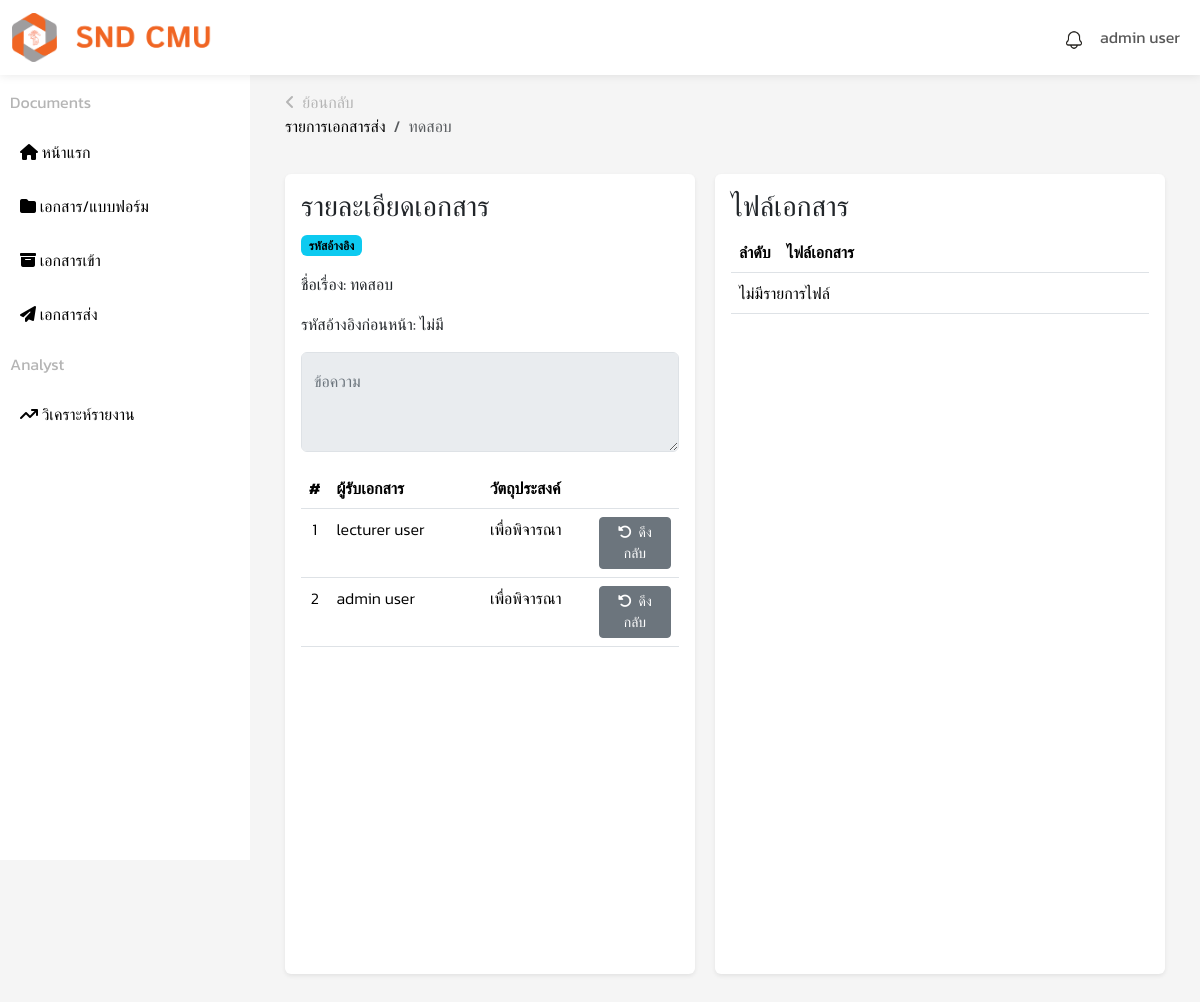
Page /pages/submission/detail.php?submission_id=4 (signed in) on the committed database.
### tables this page shows
CREATE TABLE `users` (
  `user_id` int(11) NOT NULL,
  `prefix` varchar(50) NOT NULL,
  `upassword` varchar(255) NOT NULL,
  `firstname` varchar(100) NOT NULL,
  `lastname` varchar(100) NOT NULL,
  `position` varchar(100) NOT NULL,
  `email` varchar(100) NOT NULL,
  `role` enum('staff','lecturer','admin') NOT NULL,
  `status` varchar(1) NOT NULL DEFAULT '1',
  `created_at` timestamp NOT NULL DEFAULT current_timestamp()
);

CREATE TABLE `document_submission` (
  `submission_id` int(11) NOT NULL,
  `sender_id` int(11) DEFAULT NULL,
  `purpose_id` int(11) DEFAULT NULL,
  `document_code` varchar(50) NOT NULL,
  `status` enum('submitted','revision','cancel') DEFAULT NULL,
  `name` varchar(255) DEFAULT NULL,
  `remark` text DEFAULT NULL,
  `urgency` tinyint(1) NOT NULL DEFAULT 0,
  `previous_refcode` varchar(50) DEFAULT NULL,
  `created_at` timestamp NOT NULL DEFAULT current_timestamp(),
  `updated_at` timestamp NOT NULL DEFAULT current_timestamp() ON UPDATE current_timestamp()
);

CREATE TABLE `document_recipient` (
  `recipient_id` int(11) NOT NULL,
  `submission_id` int(11) DEFAULT NULL,
  `receiver_id` int(11) DEFAULT NULL,
  `department_id` int(11) DEFAULT NULL,
  `created_at` timestamp NOT NULL DEFAULT current_timestamp(),
  `status` enum('pending','read','removed','revision','completed') DEFAULT 'pending',
  `revision_reason` text DEFAULT NULL
);

CREATE TABLE `purposes` (
  `purpose_id` int(11) NOT NULL,
  `purpose_name` varchar(100) NOT NULL
);

### config/func.php (called while the page is built, shortened)
<?php
function fetch_user($conn, $user_id) {
    $query = "SELECT prefix, firstname, lastname FROM users WHERE user_id = ? LIMIT 1";
    $stmt = $conn->prepare($query);
    $stmt->bind_param("s", $user_id);
    $stmt->execute();
    $result = $stmt->get_result();
    if ($result->num_rows > 0) {
        return $result->fetch_assoc();
    } else {
        return null;
    }
}
function fetch_recDetail($conn, $submission_id) {
    $sql = "SELECT u.firstname, u.lastname, u.prefix, d.department_name, ds.purpose_id, p.purpose_name, dr.status, dr.receiver_id, dr.department_id
            FROM document_recipient dr
            LEFT JOIN users u ON dr.receiver_id = u.user_id
            LEFT JOIN departments d ON dr.department_id = d.department_id
            LEFT JOIN document_submission ds ON dr.submission_id = ds.submission_id
            LEFT JOIN purposes p ON ds.purpose_id = p.purpose_id
            WHERE dr.submission_id = ?";
    $stmt = $conn->prepare($sql);
    $stmt->bind_param("i", $submission_id);
    $stmt->execute();
    return $stmt->get_result();
}
function fetch_fileDetail($conn, $submission_id) {
    $sql = "SELECT file_id, file_path FROM document_files WHERE submission_id = ?";
    $stmt = $conn->prepare($sql);
    $stmt->bind_param("i", $submission_id);
    $stmt->execute();
    return $stmt->get_result();
}
?>

### pages/submission/detail.php (the view, shortened to what this page needs)
<?php
include '../../config/func.php';
if (isset($_GET['submission_id'])) {
    $id = $_GET['submission_id'];
    $sql = "SELECT * FROM document_submission WHERE submission_id = ?";
    $stmt = mysqli_prepare($conn, $sql);
    mysqli_stmt_bind_param($stmt, "i", $id);
    mysqli_stmt_execute($stmt);
    $result = mysqli_stmt_get_result($stmt);
    if (mysqli_num_rows($result) == 1) {
        $doc = mysqli_fetch_assoc($result);
    } else {
        echo "No data found";
        exit;
    }
} else {
    echo "Invalid request";
    exit;
}
$submission_id = $doc['submission_id'];
$user_id = $_SESSION['user_id'];
$data = fetch_user($conn, $user_id);
?>
<!DOCTYPE html>
<html lang="en">
<head>
    <link rel="stylesheet" href="../../assets/css/style.css">
    <link href="https://cdn.jsdelivr.net/npm/bootstrap@5.3.3/dist/css/bootstrap.min.css" rel="stylesheet">
    <link rel="stylesheet" href="https://cdnjs.cloudflare.com/ajax/libs/font-awesome/6.1.1/css/all.min.css">
    <link href="https://cdn.jsdelivr.net/npm/sweetalert2@11/dist/sweetalert2.min.css" rel="stylesheet">
</head>
<body style="background-color: #F5F5F5;">
    <nav id="header" class="navbar navbar-expand-lg bg-body fixed-top">
        <div class="container-fluid">
            <a class="navbar-brand" href="#"><img src="../../assets/img/logo-snd.png" alt="" width="200px"></a>
            <div class="collapse navbar-collapse" id="navbarSupportedContent">
                <ul class="navbar-nav ms-auto">
                    <?php include '../../components/notification_component.php'; ?>
                    <li class="nav-item dropdown">
                        <a class="nav-link" href="#" role="button" data-bs-toggle="dropdown" aria-expanded="false">
                            <?php echo isset($data) ? $data['prefix'] . " " . $data['firstname'] . " " . $data['lastname'] : "ไม่พบข้อมูล"; ?>
                        </a>
                    </li>
                </ul>
            </div>
        </div>
    </nav>
    <section id="sidebar">
        <div class="sidebar-dash">
            <div class="list-dash">
                <div class="dash">
                    <div class="title-sidebar">
                        <p>Documents
                    </div>
                    <ul>
                        <li><a href="../dashboard/staff.php">
                                <div><i class="fa-solid fa-house"></i> หน้าแรก</div>
                            </a></li>
                        <li><a href="../form/folder-staff.php">
                                <div><i class="fa-solid fa-folder"></i> เอกสาร/แบบฟอร์ม</div>
                            </a></li>
                        <li><a href="../inbox/inbox.php">
                                <div><i class="fa-solid fa-box-archive"></i> เอกสารเข้า</div>
                            </a></li>
                        <li><a href="send.php">
                                <div><i class="fa-solid fa-paper-plane"></i> เอกสารส่ง</div>
                            </a></li>
                    </ul>
                </div>
                <div class="analyst">
                    <div class="title-sidebar">
                        <p>Analyst
                    </div>
                    <ul>
                        <li><a href="../analyst/analyst-staff.php">
                                <div><i class="fa-solid fa-arrow-trend-up"></i> วิเคราะห์รายงาน</div>
                            </a></li>
                    </ul>
                </div>
            </div>
        </div>
    </section>
    <section id="container">
        <div class="content-header">
            <div>
                <a class='bf' onclick="history.back();"><i class='fas fa-angle-left'></i>&nbsp;&nbsp;ย้อนกลับ</a>
                <ol class="breadcrumb">
                    <li class="breadcrumb-item"><a href="send.php" class='hv' onclick="history.back();">รายการเอกสารส่ง</a></li>
                    <li class="breadcrumb-item active" aria-current="page"><?php echo $doc['name']; ?></li>
                </ol>
            </div>
        </div>
        <div class="content-detail">
            <?php if ($doc): ?>
                <div class="detail-1 shadow-sm p-3 mb-5 rounded">
                    <h3>รายละเอียดเอกสาร</h3>
                    <p class="badge text-bg-info">รหัสอ้างอิง</p> <?= htmlspecialchars($doc['document_code']) ?>
                    <p><strong>ชื่อเรื่อง:</strong>&nbsp;<?= htmlspecialchars($doc['name']) ?></p>
                    <?php
                    if (!empty($doc['previous_refcode'])) {
                        echo "<p><strong>รหัสอ้างอิงก่อนหน้า:</strong>&nbsp;&nbsp;" . $doc['previous_refcode'] . "</p>";
                    } else {
                        echo "<p><strong>รหัสอ้างอิงก่อนหน้า:</strong>&nbsp;ไม่มี</p>";
                    }
                    ?>
                    <div class="form-floating mb-3">
                        <textarea class="form-control" placeholder="Leave a comment here" id="floatingTextarea2Disabled" style="height: 100px" disabled><?= nl2br(htmlspecialchars($doc['remark'])) ?></textarea>
                        <label for="floatingTextarea2Disabled">ข้อความ</label>
                    </div>
                    <table class="table table-hover">
                        <thead>
                            <th>#</th>
                            <th style="width: 45%;">ผู้รับเอกสาร</th>
                            <th style="width: 30%;">วัตถุประสงค์</th>
                            <th style="width: 25%;"></th>
                        </thead>
                        <tbody>
                            <?php
                            $i = 1;
                            $result = fetch_recDetail($conn, $submission_id);
                            if ($result->num_rows > 0) {
                                while ($row = $result->fetch_assoc()) {
                                    echo "<tr>";
                                    echo "<td class='text-center'>" . $i++ . "</td>";
                                    echo "<td style='width: 45%;'>";
                                    if (!empty($row['firstname']) && !empty($row['lastname'])) {
                                        echo $row['prefix'] . " " . $row['firstname'] . " " . $row['lastname'];
                                    } elseif (!empty($row['department_name'])) {
                                        echo $row['department_name'];
                                    } else {
                                        echo "-";
                                    }
                                    echo "</td>";
                                    echo "<td style='width: 30%;'>" . $row['purpose_name'] .  "</td>";
                                    echo "<td class='text-center' style='width: 25%;'>";
                                    if (!empty($row['firstname']) && !empty($row['lastname'])) {
                                        if ($row['status'] == 'read') {
                                            echo "<h5 class='text-center'><span class='badge rounded-pill text-bg-light'><i class='fa-solid fa-eye'></i>&nbsp;&nbsp;อ่านแล้ว</span></h5>";
                                        } elseif ($row['status'] == 'pending') {
                                            echo '<a href="detailpullback.php?receiver_id=' . $row['receiver_id'] . '&action=pull&submission_id=' . $submission_id . '" onclick="return confirm(\'คุณต้องการดึงเอกสารกลับจากผู้ใช้รายนี้หรือไม่?\')"><button class="btn btn-secondary btn-sm"><i class="fa-solid fa-rotate-left"></i>&nbsp;&nbsp;ดึงกลับ</button></a>';
                                        } elseif ($row['status'] == 'revision') {
                                            echo "<h5 class='text-center'><span class='badge rounded-pill text-bg-danger'>ต้องแก้ไข</span></h5>";
                                        } elseif ($row['status'] == 'completed') {
                                            echo "<h5 class='text-center'><span class='badge rounded-pill text-bg-primary'><i class='fa-solid fa-check'></i>&nbsp;&nbsp;ทราบแล้ว</span></h5>";
                                        }
                                    }
                                    echo "</td>";
                                    echo "</tr>";
                                }
                            } else {
                                echo "<tr><td colspan='4'>ไม่มีรายชื่อผู้รับ</td></tr>";
                            }
                            ?>
                        </tbody>
                    </table>
                </div>
                <div class="detail-2 shadow-sm p-3 mb-5 rounded">
                    <h3>ไฟล์เอกสาร</h3>
                    <table class="table table-hover">
                        <thead>
                            <th>ลำดับ</th>
                            <th style="width: 80%;">ไฟล์เอกสาร</th>
                            <th style="width: 20%;"></th>
                        </thead>
                        <tbody>
                            <?php
                            $i = 1;
                            $result = fetch_fileDetail($conn, $submission_id);
                            if ($result->num_rows > 0) {
                                while ($row = $result->fetch_assoc()) {
                                    $file_path = "../uploads/" . $row['file_path'];
                                    $file_name = basename($row['file_path']);
                                    $file_extension = strtolower(pathinfo($file_name, PATHINFO_EXTENSION));
                                    $viewable_types = ['pdf', 'jpg', 'jpeg', 'png'];
                                    $word_types = ['doc', 'docx'];
                                    if (in_array($file_extension, $viewable_types)) {
                                        $file_link = "<a href='$file_path' target='_blank'>$file_name</a><td></td>";
                                    } elseif (in_array($file_extension, $word_types)) {
                                        $file_link = "<a href='$file_path' target='_blank'>$file_name</a><td><a id='bta' class='btn btn-primary' href='javascript:void(0)' role='button' onclick='previewFile(" . htmlspecialchars($row['file_id']) . ")'>ดูตัวอย่าง</a></td>";
                                    } else {
                                        $file_link = "<a href='$file_path' download>$file_name</a><td></td>";
                                    }
                                    echo "<tr>";
                                    echo "<td class='text-center'>" . $i++ . "</td>";
                                    echo "<td>" . $file_link . "</td>";
                                    echo "</tr>";
                                }
                            } else {
                                echo "<tr><td colspan='6'>ไม่มีรายการไฟล์</td></tr>";
                            }
                            ?>
                        </tbody>
                    </table>
                </div>
            <?php else: ?>
                <p>ไม่พบข้อมูลเอกสาร</p>
            <?php endif; ?>
        </div>
    </section>
</body>
</html>

### assets/css/style.css (style rules this page uses)
#sidebar { font-family: "Kanit", sans-serif; font-style: normal; margin-top: 60px; width: 250px; height: 100vh; background-color: #fff; color: #000; padding: 30px 10px 10px 10px; box-sizing: border-box; position: fixed; top: 0; left: 0; overflow-y: auto; font-weight: 300; }
#sidebar ul { list-style: none; padding: 0; }
#sidebar ul li { margin: 10px 0; }
#sidebar a { text-decoration: none; color: #000; display: flex; align-items: center; gap: 10px; padding: 10px; transition: background-color 0.3s; }
.title-sidebar { color: #B5B5B5; font-weight: 400; }
#header { box-shadow: 0 0 10px rgba(0, 0, 0, 0.1); font-family: "Kanit", sans-serif; font-style: normal; }
#container { font-family: "Kanit", sans-serif; font-style: normal; margin-top: 80px; margin-left: 275px; margin-right: 25px; }
.content-header { display: flex; align-items: center; justify-content: space-between; padding: 10px; }
::placeholder { font-size: 16px; }
.hv { color: #000; text-decoration: none; }
.content-detail { display: flex; font-family: "Kanit", sans-serif; font-style: normal; font-weight: 300; }
.content-detail table td a { color: #000; text-decoration: none; }
.detail-1 { flex: 1; padding: 20px; }
.detail-1, .detail-2 { min-height: 100vh; height: auto; width: 50%; background: #fff; padding: 20px; margin: 10px; border-radius: 10px; }
.bf { color: #B5B5B5; text-decoration: none; cursor: pointer; }

### rows in the picture
users: firstname "admin", lastname "user"
document_submission: name "ทดสอบ"
document_recipient: receiver.firstname "lecturer", receiver.lastname "user", purposes.purpose_name "เพื่อพิจารณา"
document_recipient: receiver.firstname "admin", receiver.lastname "user", purposes.purpose_name "เพื่อพิจารณา"
